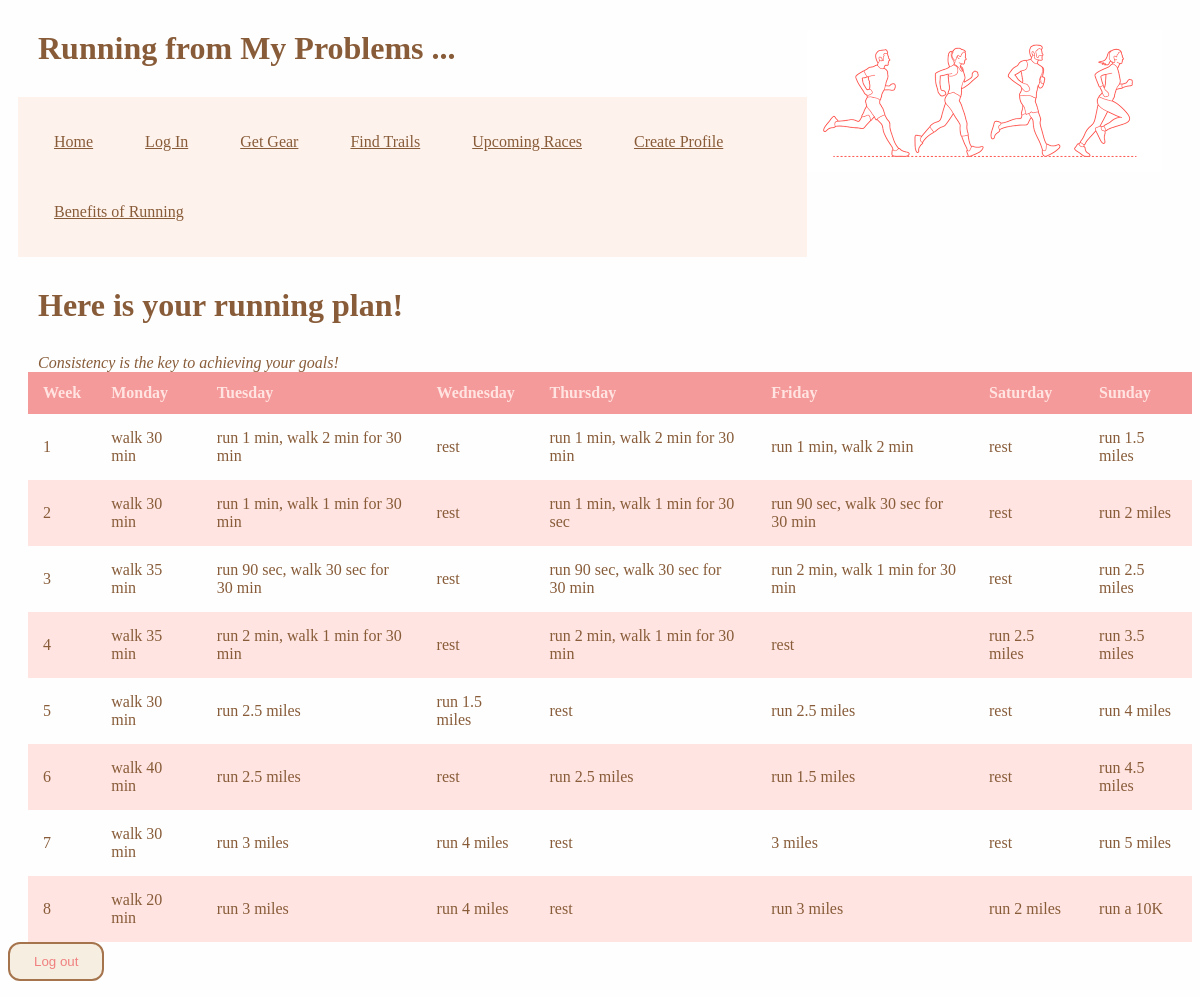
Page /Profile.php on the committed database.
### tables this page shows
CREATE TABLE 10k (
    id int(11) NOT NULL AUTO_INCREMENT,
    monday VARCHAR(255) NOT NULL,
    tuesday VARCHAR(255) NOT NULL,
    wednesday VARCHAR(255) NOT NULL,
    thursday VARCHAR(255) NOT NULL,
    friday VARCHAR(255) NOT NULL,
    saturday VARCHAR(255) NOT NULL,
    sunday VARCHAR(255) NOT NULL,
    PRIMARY KEY (id)
);

### Dao.php (called while the page is built, shortened)
<?php
class Dao
{
    private $host = "tkck4yllxdrw0bhi.cbetxkdyhwsb.us-east-1.rds.amazonaws.com";
    private $db = "shjuruwzeawgadq0";
    private $user = "dcguyzkyhwvbw176";
    private $pwd = "ssxz509et77a2pb1";
    public function getConnection(): PDO
    {
        return new PDO("mysql:host={$this->host};dbname={$this->db}", $this->user,
            $this->pwd);
    }
    public function getPlan($user)
    {
        $conn = $this->getConnection();
        $query = "SELECT goal FROM users WHERE username = :username;";
        $stmt = $conn->prepare($query);
        $stmt->bindParam(":username", $user);
        $stmt->execute();
        $goal = $stmt->fetch(PDO::FETCH_ASSOC);
        if ($goal == 1) {
            $dist = "1mi";
        } else if ($goal == 2) {
            $dist = "5k";
        } else {
            $dist = "10k";
        }
        return $conn->query("SELECT * FROM {$dist} ")->fetchAll(PDO::FETCH_ASSOC);
    }
}

### Profile.php (the view, shortened to what this page needs)
<html lang="en">
<head>
    <link rel="stylesheet" href="Profile.css">
</head>
<body>
<?php
require_once 'header.php';
require_once 'Dao.php';
?>
<div>
    <h1>Here is your running plan!</h1>
</div>
<div class="notes">
    <em>Consistency is the key to achieving your goals!</em>
</div>
<table id="plan">
    <thead>
    <tr>
        <th>Week</th>
        <th>Monday</th>
        <th>Tuesday</th>
        <th>Wednesday</th>
        <th>Thursday</th>
        <th>Friday</th>
        <th>Saturday</th>
        <th>Sunday</th>
    </tr>
    </thead>
    <?php
    $dao = new Dao();
    $dao->getConnection();
    $lines = $dao->getPlan($_SESSION["user_username"]);
    foreach ($lines as $line) {
        echo "<tr><td>{$line['id']}</td>
        <td>{$line['monday']}</td>
        <td>{$line['tuesday']}</td>
        <td>{$line['wednesday']}</td>
        <td>{$line['thursday']}</td>
        <td>{$line['friday']}</td>
        <td>{$line['saturday']}</td>
        <td>{$line['sunday']}</td></tr>";
    }
    ?>
</table>
<div class="logout">
<form action="logout.php" method="post">
    <button class="button">Log out</button>
</form>
</div>

### header.php (shortened to what this page needs)
<h1>Running from My Problems ...<img src="img.png" alt="cool pic"></h1>
  <ul class="MainPage">
      <li><a href="main.php">Home</a> </li>
      <li><a href="SignIn.php">Log In</a></li>
      <li>
          <a href="https://www.roadrunnersports.com/?utm_source=google&utm_medium=cpc&utm_campaign=PMax%3A%20%28ROI%29%20Smart%20Shopping%202.0%20-%20Tier%201%20Shoes&utm_id=20990627255&utm_content=&utm_term=&gad_source=1&gclid=CjwKCAiAlcyuBhBnEiwAOGZ2S3QgAjEl_7vy-bZ1dn_P9NtmhkJ6fNrhglzZd3TSnSFCSzo0C1GvBoCFiYQAvD_BwE">Get Gear</a>
      </li>
      <li>
          <a href="https://www.alltrails.com/">Find Trails </a>
      </li>
      <li>
          <a href="https://runningintheusa.com/classic/overview/">Upcoming Races </a>
      </li>
      <li><a href="NewUser.php">Create Profile</a></li>
      <li><a href="About.php">Benefits of Running</a></li>
  </ul>

### Profile.css (style rules this page uses)
body { color: #885c39; background-color: #FEFEFE; }
h1 { font-family: Didot, serif; margin: 30px; color: #885c39; }
img { float: right; }
ul { font-family: Didot, serif; margin: 10px; padding: 10px; overflow: hidden; background-color:#fef2ec ; }
li { font-family: Didot, serif; margin: 10px; float: left; color: #885c39; display: block; text-align: center; padding: 16px; }
a { color: #885c39; }
div.notes { margin-left: 30px; }
table { border-collapse: collapse; margin-left: 20px; }
th, td { font-family: Didot, serif; padding: 15px; text-align: left; color: #885c39; }
th { padding-top: 12px; padding-bottom: 12px; text-align: left; background-color: #f59a9a; color: mistyrose; }
tr:nth-child(even) { background-color: mistyrose; }
.button { border-radius: 12px; padding: 10px 24px; color: lightcoral; background-color: #f6eee0; border: 2px solid #a6744c; }

### rows in the picture
10k: id "1", monday "walk 30 min", tuesday "run 1 min, walk 2 min for 30 min", wednesday "rest", thursday "run 1 min, walk 2 min for 30 min", friday "run 1 min, walk 2 min", saturday "rest", sunday "run 1.5 miles"
10k: id "2", monday "walk 30 min", tuesday "run 1 min, walk 1 min for 30 min", wednesday "rest", thursday "run 1 min, walk 1 min for 30 sec", friday "run 90 sec, walk 30 sec for 30 min", saturday "rest", sunday "run 2 miles"
10k: id "3", monday "walk 35 min", tuesday "run 90 sec, walk 30 sec for 30 min", wednesday "rest", thursday "run 90 sec, walk 30 sec for 30 min", friday "run 2 min, walk 1 min for 30 min", saturday "rest", sunday "run 2.5 miles"
10k: id "4", monday "walk 35 min", tuesday "run 2 min, walk 1 min for 30 min", wednesday "rest", thursday "run 2 min, walk 1 min for 30 min", friday "rest", saturday "run 2.5 miles", sunday "run 3.5 miles"
10k: id "5", monday "walk 30 min", tuesday "run 2.5 miles", wednesday "run 1.5 miles", thursday "rest", friday "run 2.5 miles", saturday "rest", sunday "run 4 miles"
10k: id "6", monday "walk 40 min", tuesday "run 2.5 miles", wednesday "rest", thursday "run 2.5 miles", friday "run 1.5 miles", saturday "rest", sunday "run 4.5 miles"
10k: id "7", monday "walk 30 min", tuesday "run 3 miles", wednesday "run 4 miles", thursday "rest", friday "3 miles", saturday "rest", sunday "run 5 miles"
10k: id "8", monday "walk 20 min", tuesday "run 3 miles", wednesday "run 4 miles", thursday "rest", friday "run 3 miles", saturday "run 2 miles", sunday "run a 10K"
